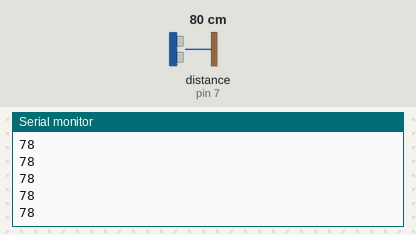
The sketch below on a simulated Arduino Uno, built with avr-gcc and run on an emulated ATmega328P. On the bench: the last lines printed to the serial monitor. Wiring (inferred from the names in the program): ultrasonic range finder: trigger pin 4; echo pin 7. The inputs (shaded band) are chosen by the test bench; at power-on: distance to the obstacle (sensor on pin 7) 80 cm. The echo pulse lasts 58.3 µs per cm.

Above: at 1.2 s.
1.3 s: distance to the obstacle (sensor on pin 7) set to 2 cm
At 1.8 s:
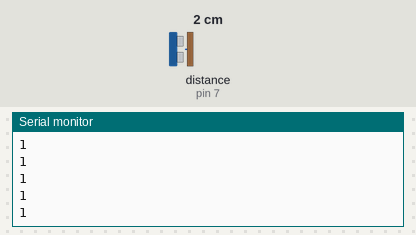
2.8 s: distance to the obstacle (sensor on pin 7) set to 4 cm
At 3.5 s:
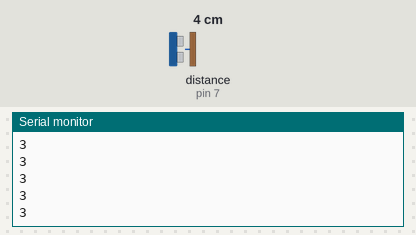
Timing chart, 0 to 5.8 s (numbered marks = the images above; inputs shaded):
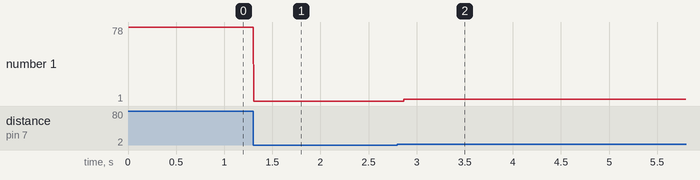

Measured:
- after the input at 1.3 s, the serial monitor: prints a new line at once (image 1)
- after the input at 2.8 s, the serial monitor: prints a new line after 0.07 s (image 2)
- plotted number 1: 78 → 1 after the input at 1.3 s, 1 → 3 after the input at 2.8 s

The sketch:

Prueba_Ultrasonidos.ino
```cpp
int Trigger=4;
int Echo=7;
long tiempo;
int distancia=0;


void setup() {
Serial.begin(9600);
pinMode(Echo,INPUT);
pinMode(Trigger,OUTPUT);

}

void loop() {
// ************************    mido distancia
digitalWrite(Trigger, LOW);
delayMicroseconds(2);
digitalWrite(Trigger, HIGH);
delayMicroseconds(10);
digitalWrite(Trigger, LOW);

tiempo=(pulseIn(Echo,HIGH));

distancia=tiempo*0.017;

Serial.println(distancia);
// **********************************************


}
```
